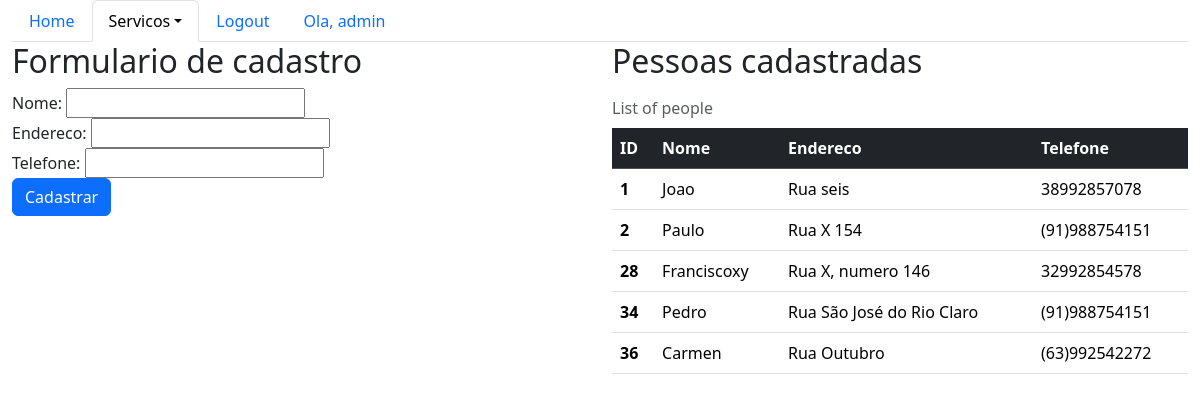
Page /sistema/pessoas/ (signed in) on the earlier database version.
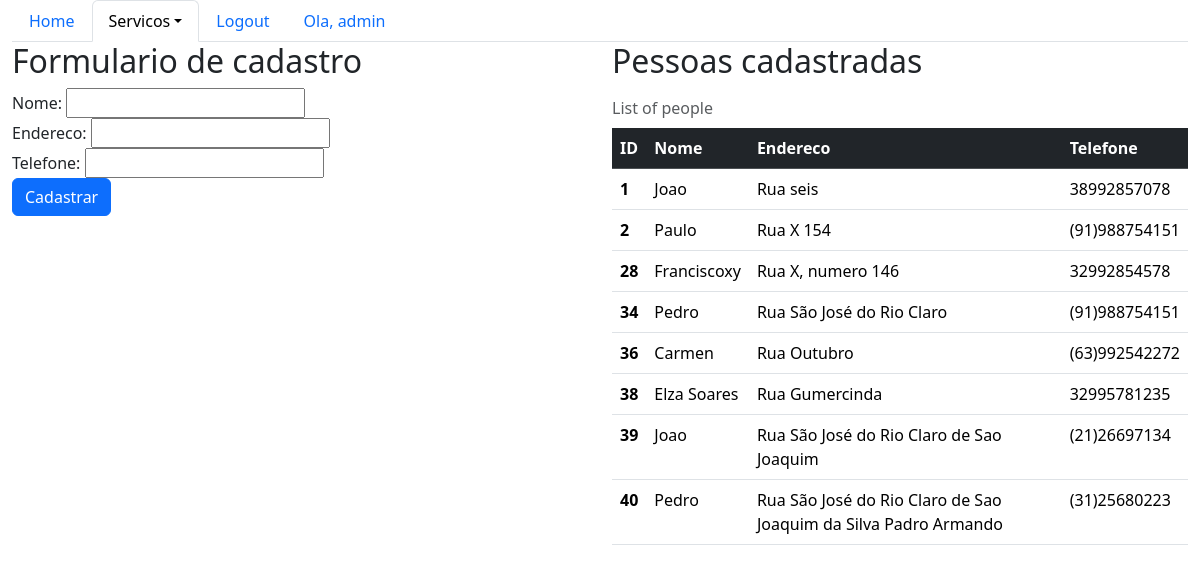
Same page on the later database version.
### core/models.py (models this page shows, shortened)
class Pessoa(models.Model):
    nome = models.CharField(max_length=100)
    endereco = models.CharField(max_length=200)
    telefone = models.CharField(max_length=20)

### core/views.py (the view)
# urls.py: path("pessoas/", lista_pessoas, name="core_lista_pessoas"),
@login_required
def lista_pessoas(request):
    pessoas = Pessoa.objects.all()
    form = PessoaForm()
    data = { "pessoas": pessoas, "form": form }
    return render(request, "core/lista_pessoas.html", data)

### core/forms.py
class PessoaForm(ModelForm):
    class Meta:
        model = Pessoa
        fields = "__all__"

### core/templates/core/lista_pessoas.html (shortened to what this page needs)
{% extends "base.html" %}
{% load bootstrap %}
{% block menu %}
    <ul class="nav nav-tabs">
        <li class="nav-item">
            <a class="nav-link" aria-current="page" href="{% url 'core:core_home' %}">Home</a>
        </li>
        <li class="nav-item dropdown">
            <a class="nav-link dropdown-toggle active" data-bs-toggle="dropdown" href="#" role="button" aria-expanded="false">Servicos</a>
        </li>
        {% if user.is_authenticated %}
            <li class="nav-item">
                <a class="nav-link" href="{% url 'core:logout' %}">Logout</a>
            </li>
            <li class="nav-item">
                <a class="nav-link" href="#">Ola, {{ user }}</a>
            </li>
        {% else %}
            <li class="nav-item">
                <a class="nav-link" href="{% url 'login' %}">Login</a>
            </li>
        {% endif %}
    </ul>
{% endblock menu %}
{% block main %}
    <div class=row>
        <div class="col-sm-6">
            <h2>Formulario de cadastro</h2>
            <form action="{% url 'core:core_pessoa_novo' %}" method="POST">
                {{ form|bootstrap }}
                <button type="submit" class="btn btn-primary">Cadastrar</button>
            </form>
        </div>
        <div class="col-sm-6">
            <h2>Pessoas cadastradas</h2>
            <table class="table caption-top">
                <caption>List of people</caption>
                <thead class="table-dark">
                    <tr>
                        <th scope="col">ID</th>
                        <th scope="col">Nome</th>
                        <th scope="col">Endereco</th>
                        <th scope="col">Telefone</th>
                    </tr>
                </thead>
                <tbody>
                    {% for pessoa in pessoas %}
                        <tr>
                            <th scope="row">{{ pessoa.id }}</th>
                            <td>{{ pessoa.nome }}</td>
                            <td>{{ pessoa.endereco }}</td>
                            <td>{{ pessoa.telefone }}</td>
                        </tr>
                    {% endfor %}
                </tbody>
            </table>
        </div>
    </div>
{% endblock main %}

Differences in the rows shown:
added Pessoa: id "38", nome "Elza Soares", endereco "Rua Gumercinda", telefone "32995781235"
added Pessoa: id "39", nome "Joao", endereco "Rua São José do Rio Claro de Sao Joaquim", telefone "(21)26697134"
added Pessoa: id "40", nome "Pedro", endereco "Rua São José do Rio Claro de Sao Joaquim da Silva Padro Armando", telefone "(31)25680223"
